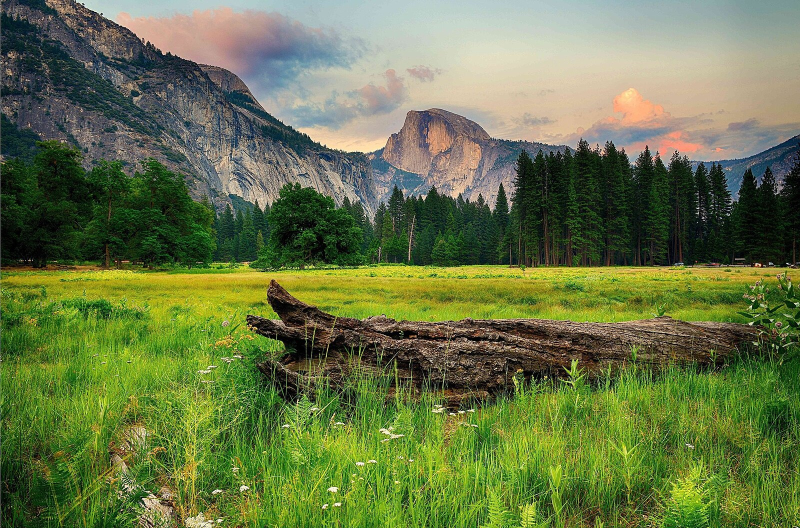
#> input picture html/uploads/demo_landscape.png, 1600 x 1056 px, found by its file name (shown at 1/2 size)
$ python imagegen.py
#> lines starting #> are read from the running program, lines starting #| are printed output that depends on the picture
### cvlib/typedefs.py
# types.py
#
#  So uh ... turns out JS and JSON are doing all the heavy lifting. The classes
#  below aren't really needed. Not yet, anyway? Still, the JSDicts are needed
#  to tell JS what to do.
#
####################################
#
# A collection of various types for OpenCV, from vague ("any string") to specific
# ("a %age between 0 and 1" or "a number indicating a bitwise set of flags.")
#
# This file is actually mostly for the JS end. A 'type' as far as we are concerned
# is:
#   - What JS needs to accurately represent the type.
#   - What we need to transform the type from JSON to an argument.
#   - A way to pass options from effect type def to JS. (min/max/etc)
#
####################################
#
# So the 'flow' here goes:
#
# 1) Javascript side implements type and type 'safety' on its side. ('safety'
#    in terms of the user, not type checking.)
#
# 2) Each EF effect has annotations, and every keyword must be a kwarg. This
#    is separate from opencv calls, as EF calls sit between.
#
# 3) When generating INFO, effects.py generates a kwargs, arg:type listing.
#    Just a string name and string type.
#
# 4) JS makes the inputs. User does selection on the JS side.
#
# 5) When activated (typically live), JS submits its arguments in kwargs-style
#    JSON format. {"<name"> = {json...}}
#
# 6) When server receives it, it uses the information generated in #2, combined
#    with the classes of Types, to convert arguments.
#
# This uses annotations:
#
# When annotated, an effect function should have __annotations__ of:
#
#    {kwargname = JSType, ...}
#
# PRIMARY TYPE CLASSES:
#
#   @T(name) is a class decorator that defines @T.name, and instantiates it as
#            a JSDict.
#
#   @T('int')
#   class TInt(TJson):
#       pass
#
#   @T('byte')
#   class TByte(TInt):
#       min=0
#       max=255
#
#   @T('select')
#   class TSelect(TJson):
#         ...
#
# SAVED SUBCLASSES
#
#    @T.select('channel', options={'blue': 0, 'green': 1, 'red': 2))
#    => @T.select.channel
#
#    @T.float('percentage', min=0.0, max=1.0)
#
# ANNOTATIONS:
#
#    @register(EF.BGR, EF.GRAY)
#    def effect(image,
#               channel : @T.select.channel = 1,
#               threshold : @T.int(min=0, max=256) = 1,
#               channel : @T.int(min=0, max=2) = 1,

TYPE_DECODERS = dict()

class JSDict(object):
    """
    JSDict: Represents a class+dict combo, but also can be called as a function
            to present a merged JSDict of the same "class". It uses a classname
            (cname) to tell the client javascript what to use. The sub-dicts
            will contain arguments such as limits, min+max, select names, etc.

            I'm using the top level JSDict to represent classes.

            It uses the name 'cname' to change and pass down 'class' names.
            Which are generally not overridden, but can be.

    e.g:
      class Dog(object):
          trainable=True
          sname='canine'

      pitbull = JSDict(Dog, 'pitbull', favorite_food='Kibble', color='brown')

      rex = pitbull(color='white and brown')
      jaxy = pitbull(color='white')

      jaxyskid = jaxy(favorite_food='people')

      print(jaxyskid.toDict())

      # Expected output.
      {'favorite_food': 'people', 'color': 'white',
       'cname': 'pitbull', 'trainable': True,
       'sname': 'canine'}
    """
    def __init__(self, cls, cname=None, **kwargs):
        self.cls = cls
        self.cname = cname

        kwargs.update(cname=cname)
        self.data = kwargs

        if cname not in TYPE_DECODERS:
            TYPE_DECODERS[cname] = cls()

        inst = TYPE_DECODERS[cname]

        for k, v in vars(cls).items():
            if k.startswith('_'): continue
            if type(v).__name__ in ['function']: continue

            self.data[k] = v

    def __getitem__(self, k):
        return self.data[k]

    def __setitem__(self, k, v):
        self.data[k] = v
        return v

    def __call__(self, *args, **kwargs):
        result = dict(**self.data)
        if len(args) > 0:
            result['args'] = args

        result.update(kwargs)

        if 'cname' not in result:
            result['cname'] = self.cname

        return JSDict(self.cls, **result)

    def toDict(self):
        ret = dict()
        for k, v in self.data.items():
            if hasattr(v, 'toDict'):
                ret[k] = v.toDict()
            else:
                ret[k] = v

        return ret

class TType(object):
    def __init__(self):
        self.classes = dict()
        self.jsdicts = dict()

    def __call__(self, name):
        # @T('name')(cls)
        def _call(cls):
            # For decoding.
            self.classes[name] = cls

            # @T.name  to return cls/jsdict
            jsd = JSDict(cls, name)
            self.jsdicts[name] = jsd
            setattr(self, name, jsd)

            return cls
        return _call

    def __getitem__(self, name):
        return self.classes[name]

T = TType()

@T('json')
class TJSON(object):
    # Convert from JSON. For most of the simple types, this is already done on
    # the JS side, so we just take the jsonarg as our arg.
    def __init__(self):
        pass

    def fromJSON(self, jsonarg):
        return jsonarg

@T('int')
class TInt(TJSON): pass

@T('string')
class TString(TJSON): pass

T.byte = T.int(min=0, max=255)

@T('float')
class TFloat(TInt): pass

T.double = T.float

@T('percent')
class TPercent(TFloat):
    min=0.0
    max=1.0

@T('bool')
class TBool(TJSON):
    pass

@T('select')
class TSelect(TString):
    pass

T.colorChannel = T.select({
    "BLUE": 0,
    "GREEN": 1,
    "RED": 2,
}, title="Color channel", ctype='int')

@T('image')
class TImage(TString):
    type = 'ANY'
    # Complex one, need to convert TString to a path?
    pass

T.grayscale = T.image(type='Grayscale')
T.bgr = T.image(type='Color')
T.color = T.bgr

@T('complex')
class TComplex(TJSON):
    def fromJSON(self, jsonarg):
        return jsonarg

### cvlib/effects.py
# effects.py
#
####################################
#
# This is a collection of OpenCV2's effects, as well as descriptions, and extra
# information to allow "pathing" through effects to work.
#
#   "pathing" examples:
#      - Expects GRAYSCALE, auto-convert COLOR to grayscale, and vice versa.
#      - Expects either and outputs the same kind: ANY -> SAME
#      - Expects multiple and outputs a single one? ... I'm not there yet.
#
# (I also find some of cv2's function names, setups, calls, etc. confusing, so
# this is a wrapper around those.)
#
# These effect wrappers can be used in two ways:
#
####
#
# Directly, just as wrappers for cv2
#
#  from effects import EF, Effects
#
#  grayscale = Effects.grayscale(frame)
#  redscale = Effects.grayToColor(frame, EF.RED)
#
####
#
# Lazily, using a messy list, and exact same internal code.
#
# Using lazy apply, we can verify call chain. e.g: BGR->BGR calls.
#
# Lazy apply always starts with a copy unless you pass
# copy=False. It should never modify the image you pass to it. Though any
# images passed as arguments (e.g: EF.merge(otherImage)) don't have that copy.
#
# from effects import EF
#
# cleanup = [
#   EF.blur(3),
#   EF.threshold(low=128, method=cv.THRESH_BINARY),
# ]
#
# EF.apply(frame, [
#   EF.grayscale(),
#   cleanup,
#   EF.grayTocolor(EF.RED),
#   EF.invert(),
#   EF.merge(otherFrame),
#   EF.writeOn("Completed!");
# ])
#
# Chains 'frame' through all the above calls and returns the image.
#
# Some effects are dependent on image type.
#   e.g: 'grayscale' expects an image with depth 3, returning an image with depth 1
#
####################################

import cv2 as cv
import numpy as np
import inspect

from .typedefs import T, JSDict

####################################
#
# Handy mini-library of util stuff
#
####################################

# Flatten weird-dimensional arrays. e.g: ['hi', ['foo', 'bar'], 'baz'] flattens
# to ['hi', 'foo', 'bar', 'baz'].
# This is primarily for letting us combo different effects.
#
# cleanup = [EF.this(), EF.that(), EF.other]
# red = EF.apply(frame, EF.colorToGray(EF.RED), cleanup, EF.grayToColor(EF.RED))
# green = EF.apply(frame, EF.colorToGray(EF.GREEN), cleanup, EF.grayToColor(EF.GREEN))

# [12 lines left out: function flatten, not called in this run]

####################################
#
# INFO is a group of dictionaries that is intended for interaction with
# external sources such as a web app.
#
# INFO = dict(
#
#   effects = dict('name', dict(...)) # As much information as we can collect
#                                     #  about an effect.
#
#   constants = dict('ANY', 'Any image') # Name->desc mapping.
#
#   types = dict('name', dict(...)) # Not used in python, these are used by annotating
#                                   # effects to allow the web version to make UI
#                                   # inputs and type safety. (e.g: 'byte' is 0-255)
# )
#
####################################

INFO = dict(
    constants = dict(
            flags = dict(),
            iotypes = dict(),
        ),
    types     = dict(),
    effects   = dict(),
)

# Turn a dict of constants into ... constants and INFO.constants.
def C(group, **constants):
    if group not in INFO['constants']:
        INFO['constants']['group'] = dict()
    for name, desc in constants.items():
        setattr(EF, name, desc)
        INFO['constants'][group][name] = desc

# Type('byte', input='slider', min='0', max='255')
# Type('str', input='text')
# etc
def addType(name, **kwergs):
    INFO['types'][name] = kwargs

def jsify(func):
    sig = inspect.signature(func)
    params = sig.parameters
    args = []
    for arg, v in params.items():
        argdef = {}
        if isinstance(v.annotation, JSDict):
            argdef = v.annotation.toDict()
        else:
            argdef = v.annotation
        if v.default != inspect._empty:
            argdef['value'] = v.default
        else:
            argdef['required'] = True
        argdef['name'] = v.name
        args.append(argdef)

    return args

def addEffectInfo(func, displayname, output, **kwargs):
    args = jsify(func)
    newEffect = dict(
        name = func.__name__,
        displayname = displayname,
        doc = func.__doc__,
        parameters = args,
        output = output,
        **kwargs
    )
    INFO['effects'][func.__name__] = newEffect

###################################
#
# EF is a container for CONSTANT values, which is used for both direct and lazy
# calls. It is also a container for effectName methods, which are only the lazy
# versions.
#
####################################
class EF(object):
    pass

C('flags',
    BLUE   = 0,
    GREEN  = 1,
    RED    = 2,
);

    # Channel identifiers.
C('iotypes',

# Image/Mat-based iotypes:
    BGR       = "Color",
    GRAYSCALE = "Grayscale",
    HSV       = "HSV",

    # ANY: 1-dim or 3-dim
    ANY       = "ANY",

    # SAME: What format it's given, it returns.
    SAME      = "Same",

# Other types: Complex inputs.
    # Numpy arrays - generated by other operations or by an input block.
    NPARRAY   = "complex numpy",
)

# Effects is similar to EF, but has no constants, and
# has the direct-call version of EF's lazy calls.
class Effects(object):
    pass

####################################
#
# Lazy Caller lets us chain a bunch of effects and apply them as groups, or
# call them later, or make it an easy call chain.
#
####################################
class LazyCaller(object):
    def __init__(self, func, args, kwargs, output):
        self.func = func
        self.args = args
        self.kwargs = kwargs
        self.output = output

# Add a function to both Effects for direct call, and EF for lazy.
def register(displayname, *output, **effargs):
    def registerfunc(func):
        def lazyApply(*args, **kwargs):
            return LazyCaller(func, args, kwargs, output)

        addEffectInfo(func, displayname, output, **effargs)

        setattr(Effects, func.__name__, func)
        setattr(EF, func.__name__, lazyApply)

        return func

    return registerfunc

# Run through a chain of lazy calls.
def applyEffects(image, *all_effects, copy=True):
    channel = EF.BGR
    if len(image.shape) == 2:
        channel = EF.GRAYSCALE

    if copy:
        image = image.copy()

    for effect in all_effects:
# [12 lines of commented-out code are left out]

        image = effect.func(image, *effect.args, **effect.kwargs)

    return image

# Quick and easy.
def isColor(image):
    return len(image.shape) == 3

def jsApply(effect, args):
    return getattr(Effects, effect)(**args)

# Shorthand for implementation .py files:
EF.isColor = isColor
EF.register = register
EF.apply = applyEffects

### cvlib/basics.py
# basics.py
#
####################################
#
# Well, supposed to be basics, but just a hodge-podge since I'm adding
# things more to test them than for actual use.
# Do be sure to keep saveComplex, that's a hidden op for the backend of
# complex drag+drops (for entering, e.g: arrays or polygons, etc).
#
####################################

import numpy as np
from .effects import EF, cv, T

@EF.register("Threshold (Adaptive)", T.grayscale)
def adaptiveThreshold(
            image : T.grayscale,
            cmax : T.int(min=0, max=255) = 255,
            method : T.select({"Gaussian": cv.ADAPTIVE_THRESH_GAUSSIAN_C, "Mean": cv.ADAPTIVE_THRESH_MEAN_C}) = cv.ADAPTIVE_THRESH_GAUSSIAN_C,
            target : T.select({"BINARY": cv.THRESH_BINARY, "INVERTED": cv.THRESH_BINARY_INV}) = cv.THRESH_BINARY,
            blockSize : T.int(min=3, step=2, title="Must be odd") = 27,
            weight : T.int = 2
        ):
    return cv.adaptiveThreshold(image, cmax, method, target, blockSize, weight)

thresholdTarget = T.select({
    "Binary": cv.THRESH_BINARY,
    "Binary Inverted":cv.THRESH_BINARY_INV,
    "Truncated": cv.THRESH_TRUNC,
    "ToZero": cv.THRESH_TOZERO,
    "ToZero Inverted": cv.THRESH_TOZERO_INV,
}, title="Threshold target", ctype='int')

@EF.register("Threshold (Normal)", T.grayscale)
def threshold(
            image : T.grayscale,
            low : T.byte(title="Below this is black") = 128,
            high : T.byte(title="Above this is white") = 255,
            target : thresholdTarget = cv.THRESH_BINARY,
            otsu : T.bool(title="Use Otsu thresholding") = False,
        ):
    if otsu:
        target |= cv.THRESH_OTSU
    _, ret = cv.threshold(image, low, high, target)
    return ret

@EF.register("Grayscale", T.grayscale, sort='high')
def grayscale(image : T.color):
    if not EF.isColor(image):
        return image
    return cv.cvtColor(image, cv.COLOR_BGR2GRAY)

@EF.register("Colorize", T.color, sort='high')
def colorize(image : T.grayscale):
    if not EF.isColor(image):
        return cv.cvtColor(image, cv.COLOR_GRAY2BGR)
    return image

@EF.register("Remove Color", T.color)
def removeColor(
            image : T.color,
            channel : T.colorChannel = 1
        ):
    image[:,:,channel] = 0
    return image

@EF.register("Blur (Averaging)", T.image)
def blurAverage(image : T.image, boxSize : T.complex(title="1x2 array such as [2,2]") = [3,3]):
    return cv.blur(image, boxSize)

@EF.register("Blur (Median)", T.image)
def blurMedian(
        image : T.image,
        amount : T.int(min=1, step=2, max=255, title="Pixel range to blur (odd number)") = 5):
    return cv.medianBlur(image, amount)

@EF.register("Canny edge detection", T.image)
def canny(
        image : T.image,
        threshold1 : T.float = 50,
        threshold2 : T.float = 9,
        apertureSize : T.int = 3,
        ):
    # l2gradient : T.bool(title="Use L2 gradient") = False,
    # Sigh, cv.Canny with all 6 arguments use a different function signature
    # that requires 16 bit ... So no l2gradient for now.
    return cv.Canny(image, threshold1, threshold2, apertureSize)

@EF.register("Write text", T.color)
def writeOn(
            image : T.image,
            text : T.string = 'demo',
            xpct : T.percent = 0.2,
            ypct : T.percent = 0.8,
            color : T.complex = [255, 255, 255],
            size : T.int(min=1, max=255) = 4,
            weight : T.int(min=1, max=255) = 10
        ):

    font = cv.FONT_HERSHEY_SIMPLEX
    weight= 10
    if text is None or len(text) == 0:
        return image

    if not EF.isColor(image):
        image = colorize(image)
    height, width, _ = image.shape

    calcx = int(width * xpct)
    calcy = int(height * ypct)
    font = cv.FONT_HERSHEY_SIMPLEX

    image = cv.putText(image, text, (calcx, calcy), font, size, color, weight)
    return image

@EF.register("Grayscale from Color", T.grayscale)
def colorToGray(
            image : T.color,
            channel : T.colorChannel = 1
        ):
    return image[:,:,channel]

@EF.register("Color from Grayscale", T.color)
def grayToColor(
            image : T.grayscale,
            channel : T.colorChannel = 1
        ):
    shape = image.shape + tuple([3])
    colored = np.zeros(shape, dtype="uint8")
    colored[:,:,channel] = image
    return colored

@EF.register("Invert", T.image)
def invert(image : T.image):
    return 255 - image

@EF.register("Find Corners", T.complex)
def findCorners(image : T.grayscale):
    corners = cv.goodFeaturesToTrack(image, 25, 0.01, 10)
    corners = np.int0(corners)
    return corners

@EF.register("Morph (Dilate)", T.image)
def morphDilate(
            image : T.image,
            width : T.byte = 7,
            height : T.byte = 7,
            iterations : T.byte = 8,
            ):
    return cv.dilate(image, np.ones((height, width)), iterations=iterations)

@EF.register("Morph (Erode)", T.image)
def morphErode(
            image : T.image,
            width : T.byte = 7,
            height : T.byte = 7,
            iterations : T.byte = 8,
            ):
    return cv.erode(image, np.ones((height, width)), iterations=iterations)

@EF.register("Blend (addWeighted)", T.image)
def blend(
            imageA : T.image,
            imageB : T.image,
            weightA : T.percent = 0.5,
            weightB : T.percent = 0.5,
            gamma : T.byte = 0,
        ):
    return cv.addWeighted(imageA, weightA, imageB, weightB, gamma)

# [12 lines left out: function drawPoly, not called in this run]

# Register a way for complex to save itself. In theory, it
# should return it as is just to be written.
@EF.register("saveComplex", T.complex, sort="hidden")
def saveComplex(inp: T.complex):
    return inp

# Register a way for complex to save itself. In theory, it
# should return it as is just to be written.
@EF.register("useImage", T.image, sort="hidden")
def useImage(imgPath : T.string(cname='imagepath')):
    fullpath = 'html/' + imgPath
    return cv.imread(fullpath, cv.IMREAD_UNCHANGED)

### applib/imagegen.py
# imagegen.py
#
####################################
#
# This generates sample images for each effect's default options. ... if it can.
#
# Samples are generated from html/effimages/demo.png. You are welcome to create
# your own samples, just plop it there and run this script.
#
####################################

import os, sys
import numpy as np

cwd = os.getcwd()
if cwd not in sys.path:
    sys.path.append(cwd)

from cvlib import EF, cv, INFO, Effects

EFFECT_IMAGE_DIR="html/samples/"

DEMO_FILES = [
    cv.imread('html/uploads/demo_landscape.png'),
    cv.imread('html/uploads/demo_sunset.png'),
]
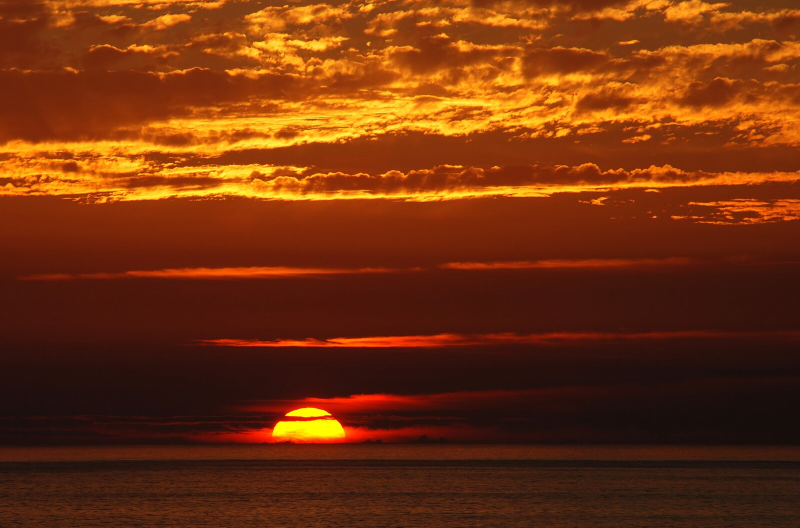
#> input picture html/uploads/demo_sunset.png, 1600 x 1056 px, found by its file name (shown at 1/2 size)

POLY_PTS = np.array([[250, 700], [250, 900],
                [800, 200], [200, 1300],
                [200, 700], [1000, 200]])

def defaultCall(name, img):
    return EF.apply(img, getattr(EF, name)())

SPECIAL = {
    'subtract': lambda _: EF.apply(DEMO_FILES[0], EF.subtract(DEMO_FILES[1])),
    'blend': lambda _: EF.apply(DEMO_FILES[0], EF.blend(DEMO_FILES[1], 0.3)),
    'cutPoly': lambda use: EF.apply(use, EF.cutPoly([POLY_PTS], [255, 255, 255])),
}

# Read first demo image as colored, add a grayscale version, then go through
# every Effect, passing it either image as needed.
#
# We have a second demo image for when we need two (merge/blend/etc).
def rebuildEffectImages():
    colored = DEMO_FILES[0]
    grayed = EF.apply(colored,
        EF.grayscale()
    )

    print("Loaded...")
    for eff in INFO['effects'].values():
        name = eff['name']
        filename = f"{EFFECT_IMAGE_DIR}/{name}.png"

        use = colored

        try:
            if name in SPECIAL:
                img = SPECIAL[name](use)
            else:
                img = defaultCall(name, use)

            img = EF.apply(img, EF.writeOn(name, ypct=0.3))

            cv.imwrite(filename, img)
            print(f"{name}: {filename} written")
        except Exception as err:
            print(f"{name}: {filename} failed:")
            print(err)

if (__name__ == "__main__"):
    rebuildEffectImages()
#> in rebuildEffectImages, colored is the input picture: shape (1056, 1600, 3); mean B, G, R 71.8, 118.3, 104
#> the loop in applyEffects, `for effect in all_effects: #        TODO: Type checking? #        if e..` made 1 pass
#> pass 1, in applyEffects, `image = effect.func(image, *effect.args, **effect.kwargs)`:
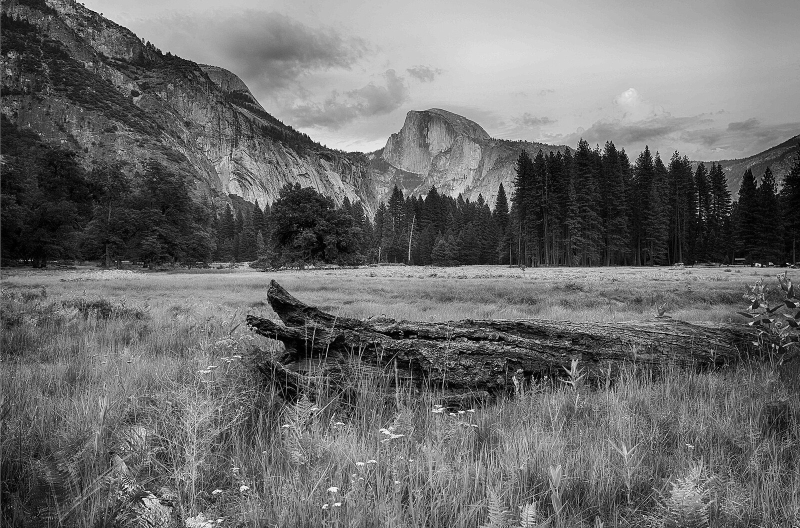
#> image: shape (1056, 1600) (shown at 1/2 size); min 0, max 255, mean 108.7
#> the loop in rebuildEffectImages, `for eff in INFO['effects'].values():` made 19 passes
#> pass 2, in threshold, `_, ret = cv.threshold(image, low, high, target)`:
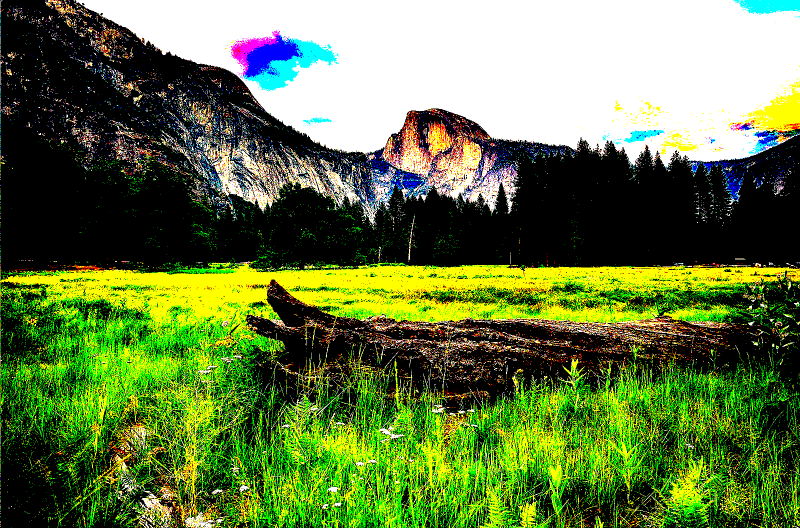
#> ret: shape (1056, 1600, 3) (shown at 1/2 size); mean B, G, R 63.5, 121.9, 99.4
#> pass 3, in writeOn (call 2), `image = cv.putText(image, text, (calcx, calcy), font, size, color, wei..`:
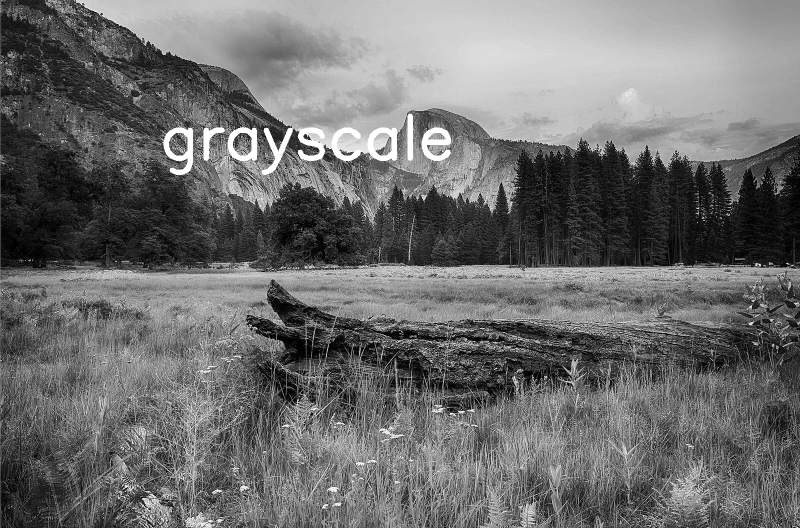
#> image: shape (1056, 1600, 3) (shown at 1/2 size); min 0, max 255, mean 110
